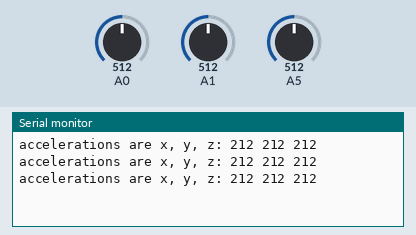
Recording of a sketch running on a simulated Arduino Uno, built with avr-gcc and run on an emulated ATmega328P. Shown: the last lines printed to the serial monitor. Inputs (shaded band) come from the test bench; at power-on: A0 = 512, A1 = 512, A5 = 512.

Above: at 1.3 s.
1.4 s: A0 set to 716
At 1.9 s:
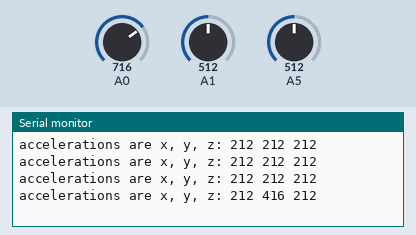
2.9 s: A1 set to 716
At 3.4 s:
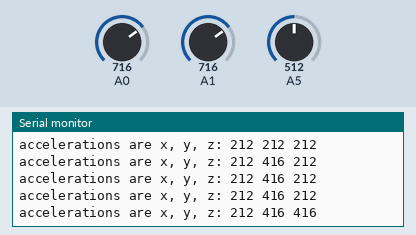
4.4 s: A5 set to 716
At 4.9 s:
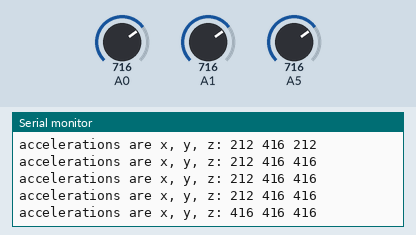
5.9 s: A0 set to 900
At 6.4 s:
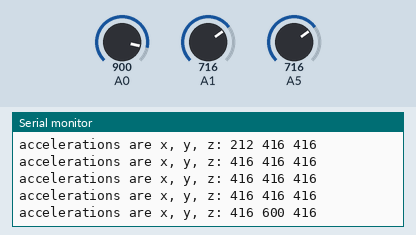
7.4 s: A1 set to 900
At 7.9 s:
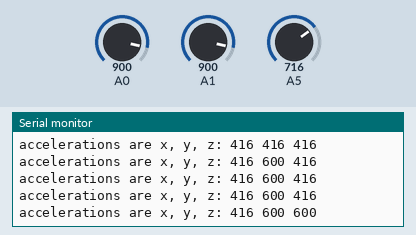
8.9 s: A5 set to 900
At 9.4 s:
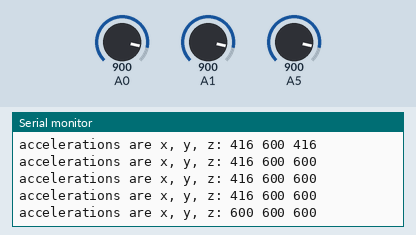
Timing chart, 0 to 11.4 s (numbered marks = the images above; inputs shaded):
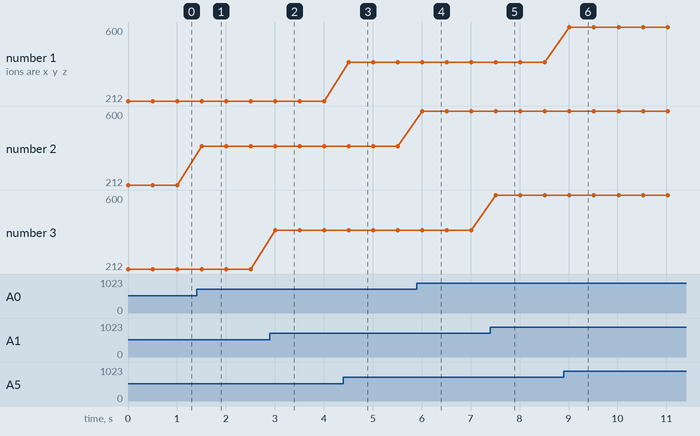

Measured:
- after the input at 1.4 s, the serial monitor: prints a new line after 0.10 s (image 1)
- after the input at 2.9 s, the serial monitor: prints a new line after 0.11 s (image 2)
- after the input at 4.4 s, the serial monitor: prints a new line after 0.11 s (image 3)
- after the input at 5.9 s, the serial monitor: prints a new line after 0.11 s (image 4)
- after the input at 7.4 s, the serial monitor: prints a new line after 0.12 s (image 5)
- after the input at 8.9 s, the serial monitor: prints a new line after 0.12 s (image 6)
- plotted number 2: 212 → 416 after the input at 1.4 s, 416 → 600 after the input at 5.9 s

The sketch:

ADXL335.ino
```cpp
int x, y, z;

void setup()
{
  Serial.begin(9600);      // sets the serial port to 9600
}

void loop()
{
  x = analogRead(13);       // read analog input pin 0
  y = analogRead(14);       // read analog input pin 1
  z = analogRead(15);       // read analog input pin 1
  Serial.print("accelerations are x, y, z: ");
  Serial.print(x-300, DEC);    // print the acceleration in the X axis
  Serial.print(" ");       // prints a space between the numbers
  Serial.print(y-300, DEC);    // print the acceleration in the Y axis
  Serial.print(" ");       // prints a space between the numbers
  Serial.println(z-300, DEC);  // print the acceleration in the Z axis
  delay(500);              // wait 100ms for next reading
}
```
